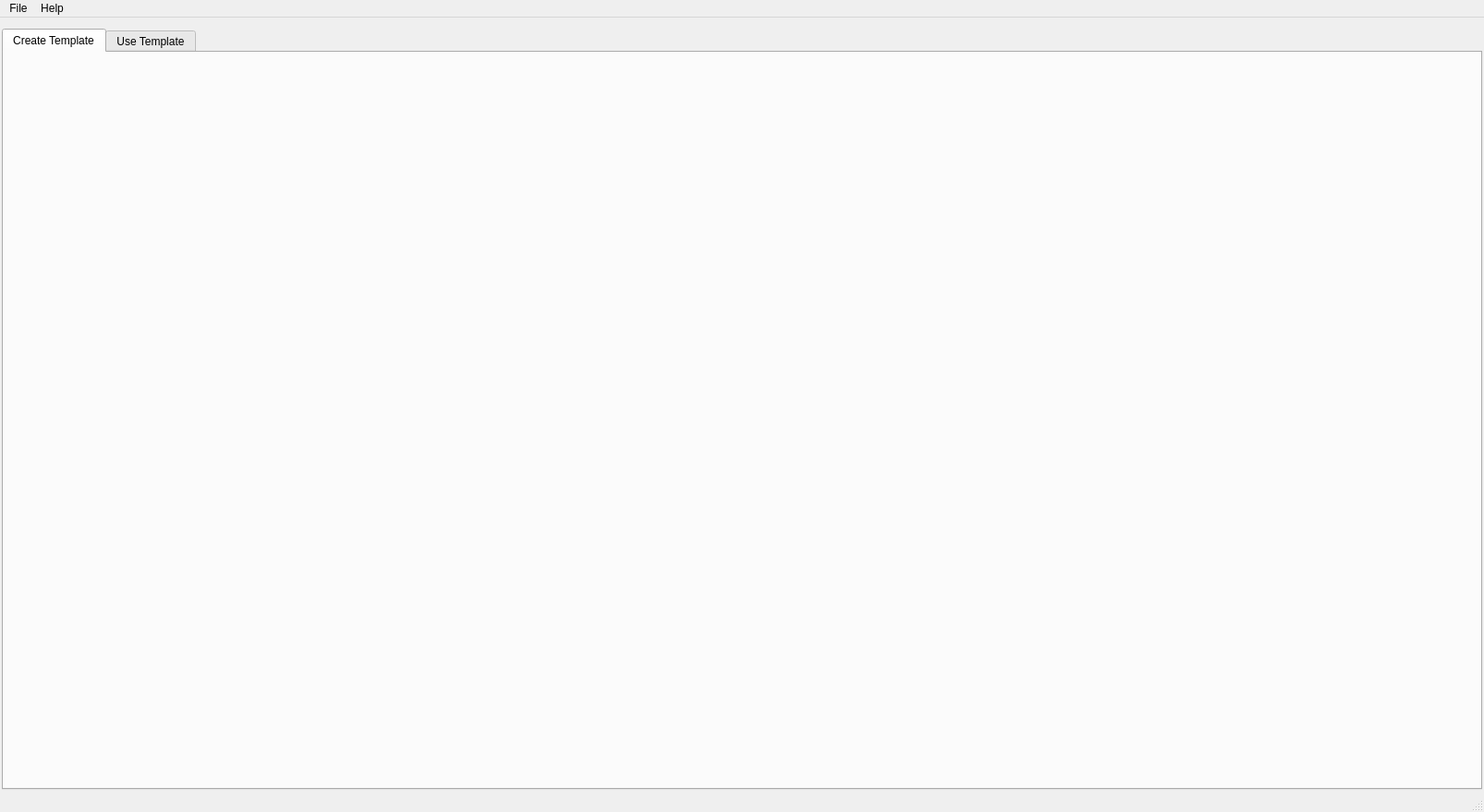
<?xml version="1.0" encoding="UTF-8"?>
<ui version="4.0">
 <class>MainWindow</class>
 <widget class="QMainWindow" name="MainWindow">
  <property name="geometry">
   <rect>
    <x>0</x>
    <y>0</y>
    <width>1606</width>
    <height>879</height>
   </rect>
  </property>
  <property name="minimumSize">
   <size>
    <width>0</width>
    <height>0</height>
   </size>
  </property>
  <property name="windowTitle">
   <string/>
  </property>
  <widget class="QWidget" name="centralwidget">
   <layout class="QGridLayout" name="gridLayout_4">
    <property name="leftMargin">
     <number>2</number>
    </property>
    <property name="topMargin">
     <number>12</number>
    </property>
    <property name="rightMargin">
     <number>2</number>
    </property>
    <property name="bottomMargin">
     <number>2</number>
    </property>
    <property name="spacing">
     <number>4</number>
    </property>
    <item row="0" column="1">
     <widget class="QTabWidget" name="tab_widget">
      <property name="currentIndex">
       <number>0</number>
      </property>
      <widget class="QWidget" name="CreateTemplateTab">
       <attribute name="title">
        <string>Create Template</string>
       </attribute>
       <layout class="QGridLayout" name="gridLayout_5">
        <property name="leftMargin">
         <number>0</number>
        </property>
        <property name="topMargin">
         <number>0</number>
        </property>
        <property name="rightMargin">
         <number>0</number>
        </property>
        <property name="bottomMargin">
         <number>0</number>
        </property>
        <property name="spacing">
         <number>-1</number>
        </property>
        <item row="0" column="0">
         <widget class="CreateTemplateWidget" name="create_template_widget" native="true"/>
        </item>
       </layout>
      </widget>
      <widget class="QWidget" name="UseTemplateTab">
       <attribute name="title">
        <string>Use Template</string>
       </attribute>
       <layout class="QGridLayout" name="gridLayout_3">
        <property name="leftMargin">
         <number>0</number>
        </property>
        <property name="topMargin">
         <number>0</number>
        </property>
        <property name="rightMargin">
         <number>0</number>
        </property>
        <property name="bottomMargin">
         <number>0</number>
        </property>
        <property name="spacing">
         <number>-1</number>
        </property>
        <item row="0" column="0">
         <widget class="UseTemplateWidget" name="use_template_widget" native="true"/>
        </item>
       </layout>
      </widget>
     </widget>
    </item>
   </layout>
  </widget>
  <widget class="QMenuBar" name="menubar">
   <property name="geometry">
    <rect>
     <x>0</x>
     <y>0</y>
     <width>1606</width>
     <height>24</height>
    </rect>
   </property>
   <widget class="QMenu" name="menuFile">
    <property name="title">
     <string>File</string>
    </property>
    <widget class="QMenu" name="menu_recent_templates">
     <property name="title">
      <string>Recent Templates</string>
     </property>
    </widget>
    <widget class="QMenu" name="menu_recent_packages">
     <property name="title">
      <string>Recent Packages</string>
     </property>
    </widget>
    <addaction name="actionOpen_Template"/>
    <addaction name="actionOpenPackage"/>
    <addaction name="separator"/>
    <addaction name="menu_recent_templates"/>
    <addaction name="menu_recent_packages"/>
    <addaction name="separator"/>
    <addaction name="actionSave_Template"/>
    <addaction name="actionSave_Template_As"/>
    <addaction name="separator"/>
    <addaction name="actionSave_Package"/>
    <addaction name="actionSave_Package_As_2"/>
    <addaction name="separator"/>
    <addaction name="actionClose"/>
   </widget>
   <widget class="QMenu" name="menuHelp">
    <property name="title">
     <string>Help</string>
    </property>
    <addaction name="actionHelp"/>
    <addaction name="actionAbout"/>
   </widget>
   <addaction name="menuFile"/>
   <addaction name="menuHelp"/>
  </widget>
  <widget class="QStatusBar" name="statusbar"/>
  <action name="actionOpenPackage">
   <property name="enabled">
    <bool>true</bool>
   </property>
   <property name="text">
    <string>Open Package</string>
   </property>
   <property name="shortcut">
    <string>Ctrl+Shift+O</string>
   </property>
  </action>
  <action name="actionSave_Package">
   <property name="enabled">
    <bool>true</bool>
   </property>
   <property name="text">
    <string>Save Package</string>
   </property>
   <property name="shortcut">
    <string>Ctrl+Shift+S</string>
   </property>
  </action>
  <action name="actionSave_Package_As">
   <property name="enabled">
    <bool>true</bool>
   </property>
   <property name="text">
    <string>Save Package As</string>
   </property>
  </action>
  <action name="actionUse_Template">
   <property name="checkable">
    <bool>true</bool>
   </property>
   <property name="enabled">
    <bool>true</bool>
   </property>
   <property name="text">
    <string>Use Template</string>
   </property>
  </action>
  <action name="actionCreate_Template">
   <property name="checkable">
    <bool>true</bool>
   </property>
   <property name="checked">
    <bool>true</bool>
   </property>
   <property name="enabled">
    <bool>true</bool>
   </property>
   <property name="text">
    <string>Create Template</string>
   </property>
  </action>
  <action name="actionClose">
   <property name="text">
    <string>Close </string>
   </property>
  </action>
  <action name="actionHelp">
   <property name="text">
    <string>Help</string>
   </property>
   <property name="shortcut">
    <string>Ctrl+H</string>
   </property>
  </action>
  <action name="actionSave_Template">
   <property name="text">
    <string>Save Template</string>
   </property>
   <property name="shortcut">
    <string>Ctrl+S</string>
   </property>
  </action>
  <action name="actionOpen_Template">
   <property name="text">
    <string>Open Template</string>
   </property>
   <property name="shortcut">
    <string>Ctrl+O</string>
   </property>
  </action>
  <action name="actionPackages">
   <property name="checkable">
    <bool>true</bool>
   </property>
   <property name="checked">
    <bool>true</bool>
   </property>
   <property name="text">
    <string>Packages</string>
   </property>
  </action>
  <action name="actionAbout">
   <property name="text">
    <string>About</string>
   </property>
  </action>
  <action name="action_clear_recent_templates">
   <property name="text">
    <string>Clear Recent Templates</string>
   </property>
  </action>
  <action name="action_clear_recent_packages">
   <property name="text">
    <string>Clear Recent Packages</string>
   </property>
  </action>
  <action name="actionSave_Template_As">
   <property name="text">
    <string>Save Template As</string>
   </property>
   <property name="shortcut">
    <string>Ctrl+Shift+S</string>
   </property>
  </action>
  <action name="actionSave_Package_As_2">
   <property name="text">
    <string>Save Package As</string>
   </property>
  </action>
 </widget>
 <customwidgets>
  <customwidget>
   <class>CreateTemplateWidget</class>
   <extends>QWidget</extends>
   <header location="global">metaforge/widgets/createtemplatewidget</header>
   <container>1</container>
  </customwidget>
  <customwidget>
   <class>UseTemplateWidget</class>
   <extends>QWidget</extends>
   <header location="global">metaforge/widgets/usetemplatewidget</header>
   <container>1</container>
  </customwidget>
 </customwidgets>
 <resources>
  <include location="../../../resources.qrc"/>
 </resources>
 <connections/>
</ui>
